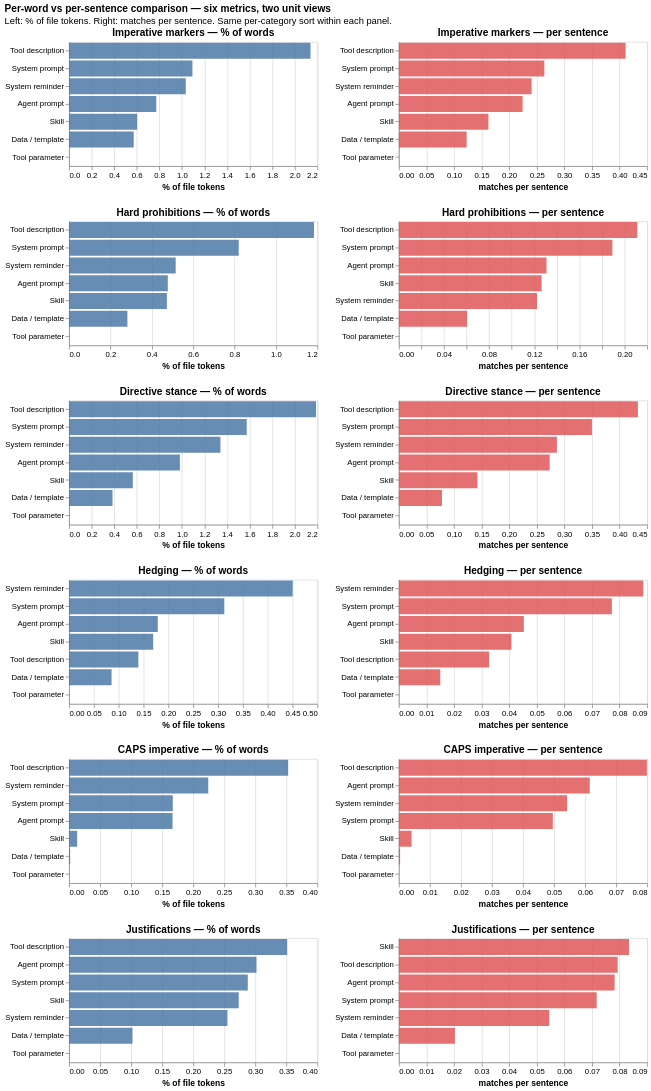

The notebook cell this image was saved under:
### Markdown cell above
### Per-word vs per-sentence comparison

Six representative density metrics in their two unit views (`pct` vs `per_sent`). A category with longer, denser sentences has similar `pct` to a category with shorter sentences but a higher `per_sent`, because each sentence packs in more matches. The chart visualizes per-category sentence-length distribution alongside both density views, so the divergence between the units becomes legible. Use the legend to toggle one unit on/off and compare the same metric under both normalizations.

### Code cell
"""Per-word vs per-sentence comparison: vconcat of hconcat rows, one metric per row.

Each row is one metric; left column shows the per-word `% of file tokens` view,
right column shows the `per-sentence` rate view. Same data, two units, side-by-side
so the reader can directly compare what the same metric looks like under each
normalisation.
"""

# Six representative metrics (one per dimension), with their (pct_col, per_sent_col) pair
metric_pairs = [
    ("Imperative markers",  "mood_marker_pct",        "mood_marker_per_sent"),
    ("Hard prohibitions",   "hard_prohibitions_pct",  "hard_prohibitions_per_sent"),
    ("Directive stance",    "directive_pct",          "directive_per_sent"),
    ("Hedging",             "hedging_pct",            "hedging_per_sent"),
    ("CAPS imperative",     "caps_imp_pct",           "caps_imp_per_sent"),
    ("Justifications",      "just_pct",               "just_per_sent"),
]

# Build long dataframe (same as before)
rows = []
for cat in cats:
    sub = alt_df[alt_df["category"] == cat]
    for label, pct_col, ps_col in metric_pairs:
        rows.append({"category": cat, "metric": label, "unit": "% of words",
                     "value": round(sub[pct_col].mean(), 4)})
        rows.append({"category": cat, "metric": label, "unit": "per sentence",
                     "value": round(sub[ps_col].mean(), 4)})
ws_df = pd.DataFrame(rows)


def _ws_panel(metric_label, unit, x_title):
    sub = ws_df[(ws_df["metric"] == metric_label) & (ws_df["unit"] == unit)]
    color = "#4e79a7" if unit == "% of words" else "#e15759"
    return (
        alt.Chart(sub)
        .mark_bar(color=color, opacity=0.85)
        .encode(
            x=alt.X("value:Q", title=x_title),
            y=alt.Y("category:N", sort="-x", title=None),
            tooltip=[
                alt.Tooltip("category:N"),
                alt.Tooltip("metric:N"),
                alt.Tooltip("unit:N"),
                alt.Tooltip("value:Q", format=".3f"),
            ],
        )
        .properties(width=320, height=160,
                    title=f"{metric_label} — {unit}")
    )


ws_rows = []
for label, _pct_col, _ps_col in metric_pairs:
    row = alt.hconcat(
        _ws_panel(label, "% of words",   "% of file tokens"),
        _ws_panel(label, "per sentence", "matches per sentence"),
    ).resolve_scale(x="independent")
    ws_rows.append(row)

per_word_vs_sentence = alt.vconcat(*ws_rows).resolve_scale(color="independent").properties(
    title=alt.TitleParams(
        "Per-word vs per-sentence comparison — six metrics, two unit views",
        subtitle=["Left: % of file tokens. Right: matches per sentence. "
                  "Same per-category sort within each panel."],
        anchor="start",
    )
)
save_chart(per_word_vs_sentence, "13-per-word-vs-per-sentence")

### Figure 1 — Vega-Lite specification as saved in the notebook (floating-point values rounded to 4 significant figures)
{"config": {"view": {"continuousWidth": 300, "continuousHeight": 300}}, "vconcat": [{"hconcat": [{"data": {"name": "data-423f97567b1dd9c03208624a629dac7f"}, "mark": {"type": "bar", "color": "#4e79a7", "opacity": 0.85}, "encoding": {"tooltip": [{"field": "category", "type": "nominal"}, {"field": "metric", "type": "nominal"}, {"field": "unit", "type": "nominal"}, {"field": "value", "format": ".3f", "type": "quantitative"}], "x": {"field": "value", "title": "% of file tokens", "type": "quantitative"}, "y": {"field": "category", "sort": "-x", "title": null, "type": "nominal"}}, "height": 160, "title": "Imperative markers — % of words", "width": 320}, {"data": {"name": "data-c8991285e0f456b2d10d13860194726b"}, "mark": {"type": "bar", "color": "#e15759", "opacity": 0.85}, "encoding": {"tooltip": [{"field": "category", "type": "nominal"}, {"field": "metric", "type": "nominal"}, {"field": "unit", "type": "nominal"}, {"field": "value", "format": ".3f", "type": "quantitative"}], "x": {"field": "value", "title": "matches per sentence", "type": "quantitative"}, "y": {"field": "category", "sort": "-x", "title": null, "type": "nominal"}}, "height": 160, "title": "Imperative markers — per sentence", "width": 320}], "resolve": {"scale": {"x": "independent"}}}, {"hconcat": [{"data": {"name": "data-4b2677c762a6c0d69f933443d714b79b"}, "mark": {"type": "bar", "color": "#4e79a7", "opacity": 0.85}, "encoding": {"tooltip": [{"field": "category", "type": "nominal"}, {"field": "metric", "type": "nominal"}, {"field": "unit", "type": "nominal"}, {"field": "value", "format": ".3f", "type": "quantitative"}], "x": {"field": "value", "title": "% of file tokens", "type": "quantitative"}, "y": {"field": "category", "sort": "-x", "title": null, "type": "nominal"}}, "height": 160, "title": "Hard prohibitions — % of words", "width": 320}, {"data": {"name": "data-0840e65efc4f0d801aeac9063083b67d"}, "mark": {"type": "bar", "color": "#e15759", "opacity": 0.85}, "encoding": {"tooltip": [{"field": "category", "type": "nominal"}, {"field": "metric", "type": "nominal"}, {"field": "unit", "type": "nominal"}, {"field": "value", "format": ".3f", "type": "quantitative"}], "x": {"field": "value", "title": "matches per sentence", "type": "quantitative"}, "y": {"field": "category", "sort": "-x", "title": null, "type": "nominal"}}, "height": 160, "title": "Hard prohibitions — per sentence", "width": 320}], "resolve": {"scale": {"x": "independent"}}}, {"hconcat": [{"data": {"name": "data-8f8e963062298b34f85c8960a22019ff"}, "mark": {"type": "bar", "color": "#4e79a7", "opacity": 0.85}, "encoding": {"tooltip": [{"field": "category", "type": "nominal"}, {"field": "metric", "type": "nominal"}, {"field": "unit", "type": "nominal"}, {"field": "value", "format": ".3f", "type": "quantitative"}], "x": {"field": "value", "title": "% of file tokens", "type": "quantitative"}, "y": {"field": "category", "sort": "-x", "title": null, "type": "nominal"}}, "height": 160, "title": "Directive stance — % of words", "width": 320}, {"data": {"name": "data-52ab1082b6c6af578733ee6b1a76d651"}, "mark": {"type": "bar", "color": "#e15759", "opacity": 0.85}, "encoding": {"tooltip": [{"field": "category", "type": "nominal"}, {"field": "metric", "type": "nominal"}, {"field": "unit", "type": "nominal"}, {"field": "value", "format": ".3f", "type": "quantitative"}], "x": {"field": "value", "title": "matches per sentence", "type": "quantitative"}, "y": {"field": "category", "sort": "-x", "title": null, "type": "nominal"}}, "height": 160, "title": "Directive stance — per sentence", "width": 320}], "resolve": {"scale": {"x": "independent"}}}, {"hconcat": [{"data": {"name": "data-9eecd74c274f0621cf71401ea413232f"}, "mark": {"type": "bar", "color": "#4e79a7", "opacity": 0.85}, "encoding": {"tooltip": [{"field": "category", "type": "nominal"}, {"field": "metric", "type": "nominal"}, {"field": "unit", "type": "nominal"}, {"field": "value", "format": ".3f", "type": "quantitative"}], "x": {"field": "value", "title": "% of file tokens", "type": "quantitative"}, "y": {"field": "category", "sort": "-x", "title": null, "type": "nominal"}}, "height": 160, "title": "Hedging — % of words", "width": 320}, {"data": {"name": "data-dfcea1349f5204cec7114ae34fa5d276"}, "mark": {"type": "bar", "color": "#e15759", "opacity": 0.85}, "encoding": {"tooltip": [{"field": "category", "type": "nominal"}, {"field": "metric", "type": "nominal"}, {"field": "unit", "type": "nominal"}, {"field": "value", "format": ".3f", "type": "quantitative"}], "x": {"field": "value", "title": "matches per sentence", "type": "quantitative"}, "y": {"field": "category", "sort": "-x", "title": null, "type": "nominal"}}, "height": 160, "title": "Hedging — per sentence", "width": 320}], "resolve": {"scale": {"x": "independent"}}}, {"hconcat": [{"data": {"name": "data-f30dd07ddef7293486b1091aae42a4b9"}, "mark": {"type": "bar", "color": "#4e79a7", "opacity": 0.85}, "encoding": {"tooltip": [{"field": "category", "type": "nominal"}, {"field": "metric", "type": "nominal"}, {"field": "unit", "type": "nominal"}, {"field": "value", "format": ".3f", "type": "quantitative"}], "x": {"field": "value", "title": "% of file tokens", "type": "quantitative"}, "y": {"field": "category", "sort": "-x", "title": null, "type": "nominal"}}, "height": 160, "title": "CAPS imperative — % of words", "width": 320}, {"data": {"name": "data-174deb126e1e2183b9ee0560b3aceaa8"}, "mark": {"type": "bar", "color": "#e15759", "opacity": 0.85}, "encoding": {"tooltip": [{"field": "category", "type": "nominal"}, {"field": "metric", "type": "nominal"}, {"field": "unit", "type": "nominal"}, {"field": "value", "format": ".3f", "type": "quantitative"}], "x": {"field": "value", "title": "matches per sentence", "type": "quantitative"}, "y": {"field": "category", "sort": "-x", "title": null, "type": "nominal"}}, "height": 160, "title": "CAPS imperative — per sentence", "width": 320}], "resolve": {"scale": {"x": "independent"}}}, {"hconcat": [{"data": {"name": "data-5dce78d303b139decc088893ee5e3a80"}, "mark": {"type": "bar", "color": "#4e79a7", "opacity": 0.85}, "encoding": {"tooltip": [{"field": "category", "type": "nominal"}, {"field": "metric", "type": "nominal"}, {"field": "unit", "type": "nominal"}, {"field": "value", "format": ".3f", "type": "quantitative"}], "x": {"field": "value", "title": "% of file tokens", "type": "quantitative"}, "y": {"field": "category", "sort": "-x", "title": null, "type": "nominal"}}, "height": 160, "title": "Justifications — % of words", "width": 320}, {"data": {"name": "data-281a7b483f5364d1e436337e98556308"}, "mark": {"type": "bar", "color": "#e15759", "opacity": 0.85}, "encoding": {"tooltip": [{"field": "category", "type": "nominal"}, {"field": "metric", "type": "nominal"}, {"field": "unit", "type": "nominal"}, {"field": "value", "format": ".3f", "type": "quantitative"}], "x": {"field": "value", "title": "matches per sentence", "type": "quantitative"}, "y": {"field": "category", "sort": "-x", "title": null, "type": "nominal"}}, "height": 160, "title": "Justifications — per sentence", "width": 320}], "resolve": {"scale": {"x": "independent"}}}], "resolve": {"scale": {"color": "independent"}}, "title": {"text": "Per-word vs per-sentence comparison — six metrics, two unit views", "anchor": "start", "subtitle": ["Left: % of file tokens. Right: matches per sentence. Same per-category sort within each panel."]}, "$schema": "https://vega.github.io/schema/vega-lite/v6.4.1.json", "datasets": {"data-423f97567b1dd9c03208624a629dac7f": [{"category": "Agent prompt", "metric": "Imperative markers", "unit": "% of words", "value": 0.7727}, {"category": "Data / template", "metric": "Imperative markers", "unit": "% of words", "value": 0.5728}, {"category": "Skill", "metric": "Imperative markers", "unit": "% of words", "value": 0.6031}, {"category": "System prompt", "metric": "Imperative markers", "unit": "% of words", "value": 1.093}, {"category": "System reminder", "metric": "Imperative markers", "unit": "% of words", "value": 1.034}, {"category": "Tool description", "metric": "Imperative markers", "unit": "% of words", "value": 2.139}, {"category": "Tool parameter", "metric": "Imperative markers", "unit": "% of words", "value": 0.0}], "data-c8991285e0f456b2d10d13860194726b": [{"category": "Agent prompt", "metric": "Imperative markers", "unit": "per sentence", "value": 0.2242}, {"category": "Data / template", "metric": "Imperative markers", "unit": "per sentence", "value": 0.1229}, {"category": "Skill", "metric": "Imperative markers", "unit": "per sentence", "value": 0.1623}, {"category": "System prompt", "metric": "Imperative markers", "unit": "per sentence", "value": 0.2636}, {"category": "System reminder", "metric": "Imperative markers", "unit": "per sentence", "value": 0.2406}, {"category": "Tool description", "metric": "Imperative markers", "unit": "per sentence", "value": 0.411}, {"category": "Tool parameter", "metric": "Imperative markers", "unit": "per sentence", "value": 0.0}], "data-4b2677c762a6c0d69f933443d714b79b": [{"category": "Agent prompt", "metric": "Hard prohibitions", "unit": "% of words", "value": 0.4771}, {"category": "Data / template", "metric": "Hard prohibitions", "unit": "% of words", "value": 0.2819}, {"category": "Skill", "metric": "Hard prohibitions", "unit": "% of words", "value": 0.4728}, {"category": "System prompt", "metric": "Hard prohibitions", "unit": "% of words", "value": 0.82}, {"category": "System reminder", "metric": "Hard prohibitions", "unit": "% of words", "value": 0.5152}, {"category": "Tool description", "metric": "Hard prohibitions", "unit": "% of words", "value": 1.184}, {"category": "Tool parameter", "metric": "Hard prohibitions", "unit": "% of words", "value": 0.0}], "data-0840e65efc4f0d801aeac9063083b67d": [{"category": "Agent prompt", "metric": "Hard prohibitions", "unit": "per sentence", "value": 0.1308}, {"category": "Data / template", "metric": "Hard prohibitions", "unit": "per sentence", "value": 0.0604}, {"category": "Skill", "metric": "Hard prohibitions", "unit": "per sentence", "value": 0.1265}, {"category": "System prompt", "metric": "Hard prohibitions", "unit": "per sentence", "value": 0.1892}, {"category": "System reminder", "metric": "Hard prohibitions", "unit": "per sentence", "value": 0.1224}, {"category": "Tool description", "metric": "Hard prohibitions", "unit": "per sentence", "value": 0.2112}, {"category": "Tool parameter", "metric": "Hard prohibitions", "unit": "per sentence", "value": 0.0}], "data-8f8e963062298b34f85c8960a22019ff": [{"category": "Agent prompt", "metric": "Directive stance", "unit": "% of words", "value": 0.982}, {"category": "Data / template", "metric": "Directive stance", "unit": "% of words", "value": 0.385}, {"category": "Skill", "metric": "Directive stance", "unit": "% of words", "value": 0.5649}, {"category": "System prompt", "metric": "Directive stance", "unit": "% of words", "value": 1.574}, {"category": "System reminder", "metric": "Directive stance", "unit": "% of words", "value": 1.341}, {"category": "Tool description", "metric": "Directive stance", "unit": "% of words", "value": 2.188}, {"category": "Tool parameter", "metric": "Directive stance", "unit": "% of words", "value": 0.0}], "data-52ab1082b6c6af578733ee6b1a76d651": [{"category": "Agent prompt", "metric": "Directive stance", "unit": "per sentence", "value": 0.2733}, {"category": "Data / template", "metric": "Directive stance", "unit": "per sentence", "value": 0.0782}, {"category": "Skill", "metric": "Directive stance", "unit": "per sentence", "value": 0.1424}, {"category": "System prompt", "metric": "Directive stance", "unit": "per sentence", "value": 0.3499}, {"category": "System reminder", "metric": "Directive stance", "unit": "per sentence", "value": 0.2864}, {"category": "Tool description", "metric": "Directive stance", "unit": "per sentence", "value": 0.4332}, {"category": "Tool parameter", "metric": "Directive stance", "unit": "per sentence", "value": 0.0}], "data-9eecd74c274f0621cf71401ea413232f": [{"category": "Agent prompt", "metric": "Hedging", "unit": "% of words", "value": 0.1786}, {"category": "Data / template", "metric": "Hedging", "unit": "% of words", "value": 0.0856}, {"category": "Skill", "metric": "Hedging", "unit": "% of words", "value": 0.1694}, {"category": "System prompt", "metric": "Hedging", "unit": "% of words", "value": 0.3126}, {"category": "System reminder", "metric": "Hedging", "unit": "% of words", "value": 0.4503}, {"category": "Tool description", "metric": "Hedging", "unit": "% of words", "value": 0.1395}, {"category": "Tool parameter", "metric": "Hedging", "unit": "% of words", "value": 0.0}], "data-dfcea1349f5204cec7114ae34fa5d276": [{"category": "Agent prompt", "metric": "Hedging", "unit": "per sentence", "value": 0.0453}, {"category": "Data / template", "metric": "Hedging", "unit": "per sentence", "value": 0.015}, {"category": "Skill", "metric": "Hedging", "unit": "per sentence", "value": 0.0408}, {"category": "System prompt", "metric": "Hedging", "unit": "per sentence", "value": 0.0772}, {"category": "System reminder", "metric": "Hedging", "unit": "per sentence", "value": 0.0886}, {"category": "Tool description", "metric": "Hedging", "unit": "per sentence", "value": 0.0327}, {"category": "Tool parameter", "metric": "Hedging", "unit": "per sentence", "value": 0.0}], "data-f30dd07ddef7293486b1091aae42a4b9": [{"category": "Agent prompt", "metric": "CAPS imperative", "unit": "% of words", "value": 0.1667}, {"category": "Data / template", "metric": "CAPS imperative", "unit": "% of words", "value": 0.0017}, {"category": "Skill", "metric": "CAPS imperative", "unit": "% of words", "value": 0.0131}, {"category": "System prompt", "metric": "CAPS imperative", "unit": "% of words", "value": 0.1671}, {"category": "System reminder", "metric": "CAPS imperative", "unit": "% of words", "value": 0.2242}, {"category": "Tool description", "metric": "CAPS imperative", "unit": "% of words", "value": 0.3529}, {"category": "Tool parameter", "metric": "CAPS imperative", "unit": "% of words", "value": 0.0}], "data-174deb126e1e2183b9ee0560b3aceaa8": [{"category": "Agent prompt", "metric": "CAPS imperative", "unit": "per sentence", "value": 0.0615}, {"category": "Data / template", "metric": "CAPS imperative", "unit": "per sentence", "value": 0.0004}, {"category": "Skill", "metric": "CAPS imperative", "unit": "per sentence", "value": 0.0041}, {"category": "System prompt", "metric": "CAPS imperative", "unit": "per sentence", "value": 0.0496}, {"category": "System reminder", "metric": "CAPS imperative", "unit": "per sentence", "value": 0.0542}, {"category": "Tool description", "metric": "CAPS imperative", "unit": "per sentence", "value": 0.0799}, {"category": "Tool parameter", "metric": "CAPS imperative", "unit": "per sentence", "value": 0.0}], "data-5dce78d303b139decc088893ee5e3a80": [{"category": "Agent prompt", "metric": "Justifications", "unit": "% of words", "value": 0.3019}, {"category": "Data / template", "metric": "Justifications", "unit": "% of words", "value": 0.1021}, {"category": "Skill", "metric": "Justifications", "unit": "% of words", "value": 0.2733}, {"category": "System prompt", "metric": "Justifications", "unit": "% of words", "value": 0.2879}, {"category": "System reminder", "metric": "Justifications", "unit": "% of words", "value": 0.2551}, {"category": "Tool description", "metric": "Justifications", "unit": "% of words", "value": 0.3513}, {"category": "Tool parameter", "metric": "Justifications", "unit": "% of words", "value": 0.0}], "data-281a7b483f5364d1e436337e98556308": [{"category": "Agent prompt", "metric": "Justifications", "unit": "per sentence", "value": 0.0782}, {"category": "Data / template", "metric": "Justifications", "unit": "per sentence", "value": 0.0203}, {"category": "Skill", "metric": "Justifications", "unit": "per sentence", "value": 0.0834}, {"category": "System prompt", "metric": "Justifications", "unit": "per sentence", "value": 0.0717}, {"category": "System reminder", "metric": "Justifications", "unit": "per sentence", "value": 0.0545}, {"category": "Tool description", "metric": "Justifications", "unit": "per sentence", "value": 0.0793}, {"category": "Tool parameter", "metric": "Justifications", "unit": "per sentence", "value": 0.0}]}}
